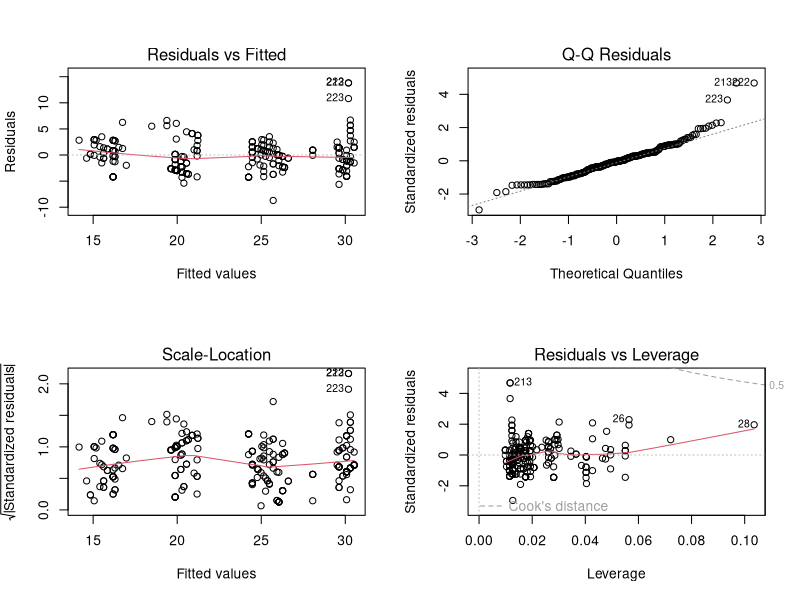
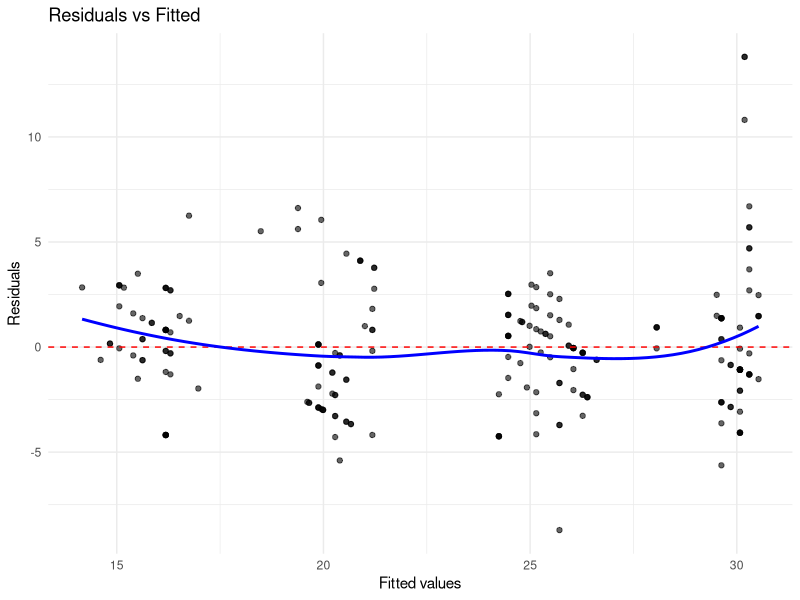
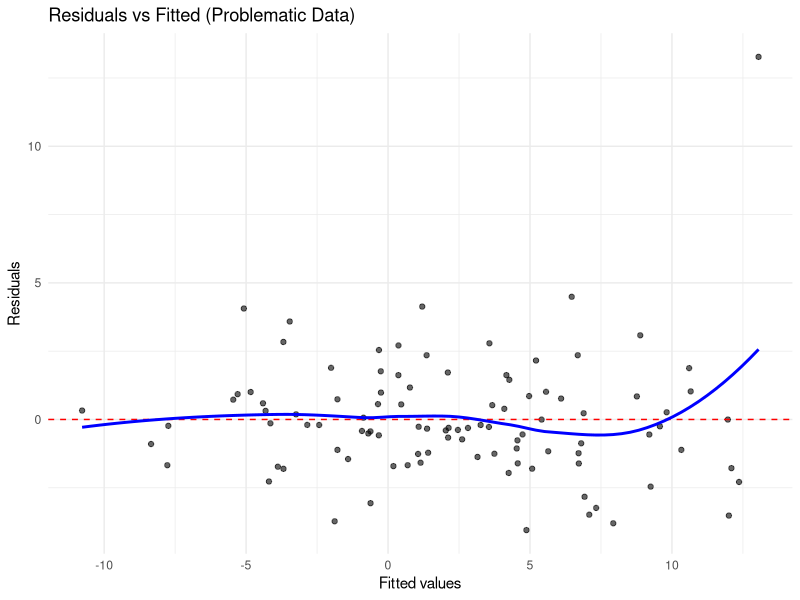
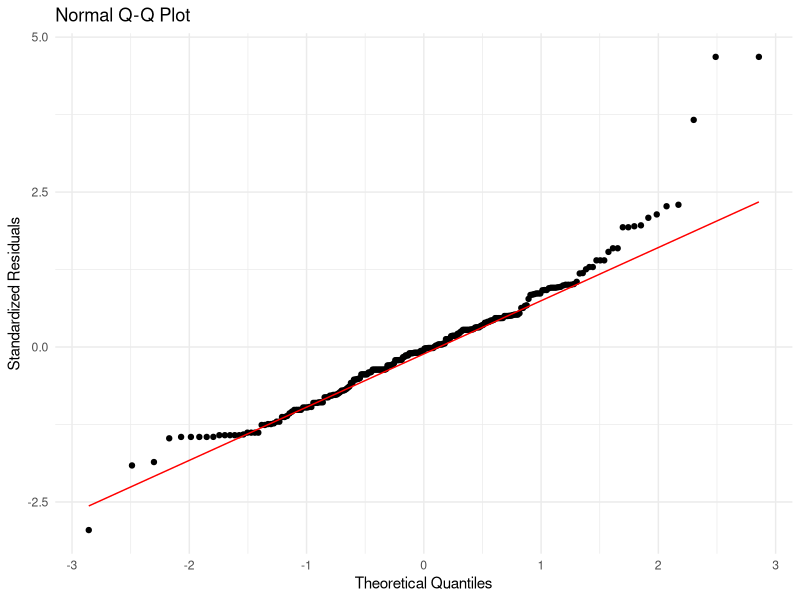
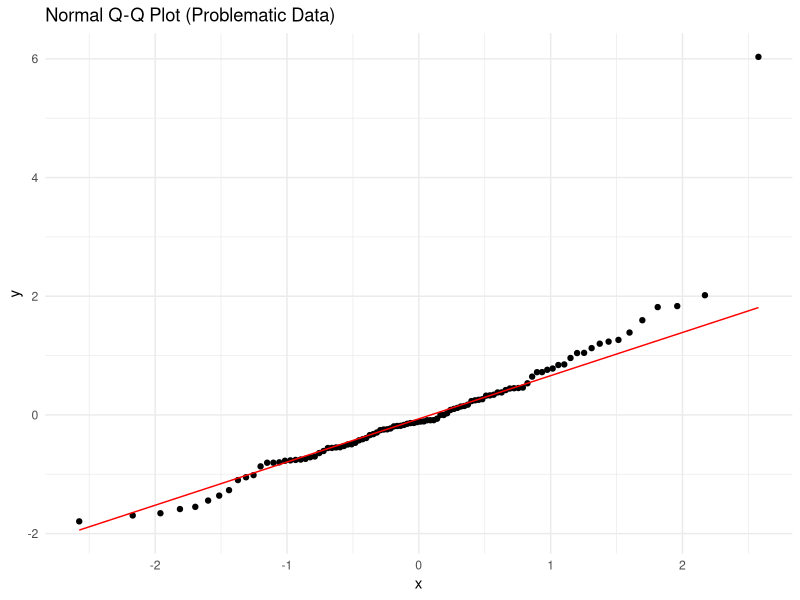
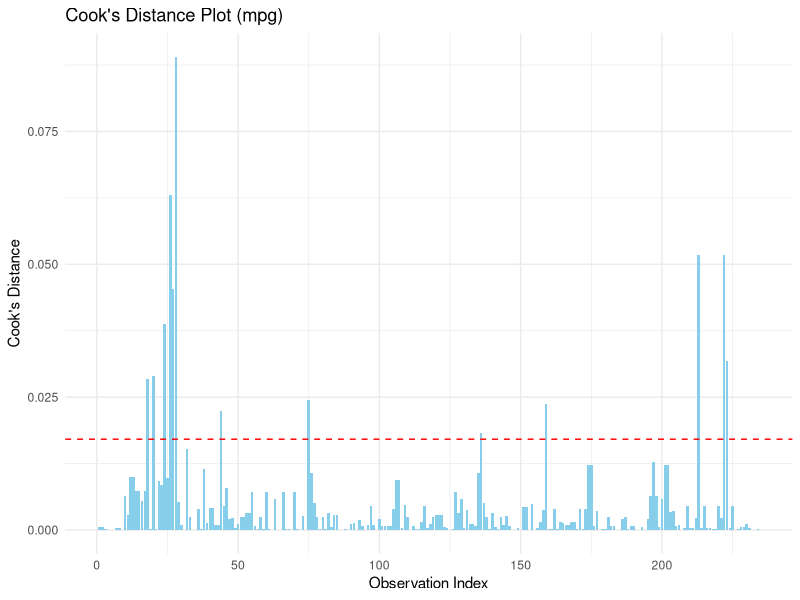
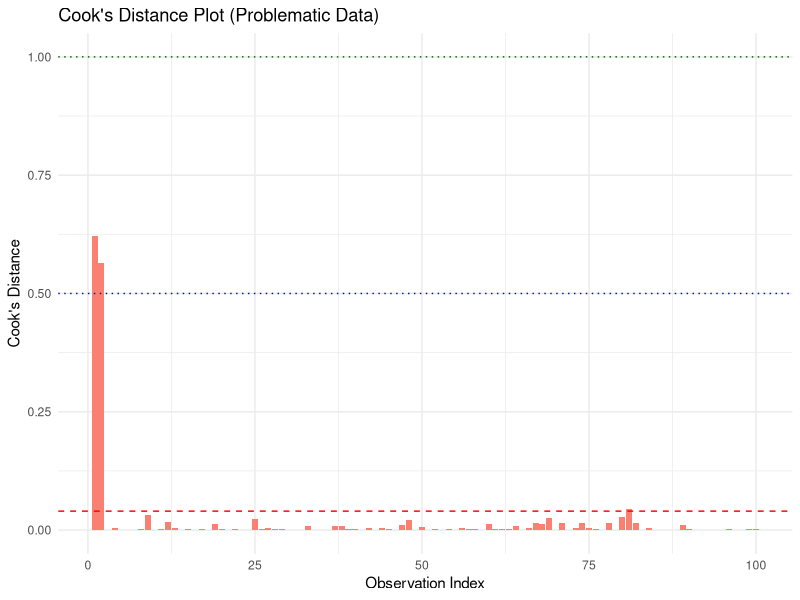

The R script that drew these images, in order:
## ---- chunk 1
library(tidyverse)
library(ggplot2)
library(car) # 需要 car 包提供 VIF 和其他诊断功能
# install.packages("car") # 如果尚未安装
library(broom) # 需要 broom 包的 augment 函数

# 回顾上周的 MLR 模型
# mpg 数据集已在 tidyverse 中
mlr_model_mpg <- lm(hwy ~ displ + cyl + drv, data = mpg)
summary(mlr_model_mpg)

# 为了演示，创建一个包含一些潜在问题的数据集
set.seed(42)
n_prob <- 100
x1_prob <- rnorm(n_prob)
x2_prob <- x1_prob * 0.8 + rnorm(n_prob, 0, 0.1) # 引入共线性
x3_prob <- rnorm(n_prob)
y_prob <- 2 + 3*x1_prob + 1*x2_prob - 2*x3_prob + rnorm(n_prob, 0, 2)
# 引入一个异常值/强影响点
y_prob[1] <- y_prob[1] + 15
x1_prob[2] <- x1_prob[2] + 4 # 引入一个高杠杆点
prob_data <- tibble(y = y_prob, x1 = x1_prob, x2 = x2_prob, x3 = x3_prob)
prob_model <- lm(y ~ x1 + x2 + x3, data = prob_data)
summary(prob_model)
## ---- chunk 2
        # 方法1: 使用基础 plot() 函数 (推荐，一次生成多个诊断图)
        par(mfrow = c(2, 2)) # 设置绘图区域为 2x2
        plot(mlr_model_mpg)
        par(mfrow = c(1, 1)) # 恢复默认绘图区域

        # plot(prob_model) # 对另一个模型进行诊断

        # 方法2: 手动提取残差和拟合值绘图 (使用 ggplot2)
        mpg_diag <- augment(mlr_model_mpg) # broom 包的 augment 函数提取诊断信息
        # glimpse(mpg_diag)

        ggplot(mpg_diag, aes(x = .fitted, y = .resid)) +
          geom_point(alpha = 0.6) +
          geom_hline(yintercept = 0, linetype = "dashed", color = "red") +
          geom_smooth(se = FALSE, color = "blue") + # 添加平滑曲线辅助观察模式
          labs(title = "Residuals vs Fitted", x = "Fitted values", y = "Residuals") +
          theme_minimal()

        # 对 prob_model 绘图
        prob_diag <- augment(prob_model)
        ggplot(prob_diag, aes(x = .fitted, y = .resid)) +
          geom_point(alpha = 0.6) +
          geom_hline(yintercept = 0, linetype = "dashed", color = "red") +
          geom_smooth(se = FALSE, color = "blue") +
          labs(title = "Residuals vs Fitted (Problematic Data)", x = "Fitted values", y = "Residuals") +
          theme_minimal()
        # 这个图可能显示出一些非随机模式或异常点
## ---- chunk 3
        # 方法1: 使用基础 plot() 函数 (第二个图)
        # plot(mlr_model_mpg)

        # 方法2: 使用 ggplot2
        ggplot(mpg_diag, aes(sample = .std.resid)) + # .std.resid 是标准化残差
          stat_qq() +
          stat_qq_line(color = "red") +
          labs(title = "Normal Q-Q Plot", x = "Theoretical Quantiles", y = "Standardized Residuals") +
          theme_minimal()

        # 对 prob_model 绘图
        ggplot(augment(prob_model), aes(sample = .std.resid)) +
          stat_qq() +
          stat_qq_line(color = "red") +
          labs(title = "Normal Q-Q Plot (Problematic Data)") +
          theme_minimal()
        # 这个图可能显示出偏离直线的情况，特别是尾部
## ---- chunk 4
        # 提取模型残差
        residuals_mpg <- residuals(mlr_model_mpg)
        residuals_prob <- residuals(prob_model)

        # 执行 Shapiro-Wilk 检验
        shapiro.test(residuals_mpg)
        shapiro.test(residuals_prob)

        # 解读:
        # 如果 P 值 > alpha (如 0.05)，则未能拒绝 H0，没有足够证据表明残差不正态。
        # 如果 P 值 < alpha，则拒绝 H0，认为残差不服从正态分布。
        # 注意：对于大样本量，即使轻微偏离正态，检验也可能显著 (P < 0.05)。此时应更侧重于 Q-Q 图的视觉判断。
## ---- chunk 5
        library(car)

        # 计算 mlr_model_mpg 的 VIF
        vif_mpg <- vif(mlr_model_mpg)
        print(vif_mpg)
        # 解读: displ 和 cyl 的 VIF 较高 (可能 > 5)，提示它们之间存在较强相关性，这符合预期。
        # drv 的 VIF 通常较低，因为它是一个因子。

        # 计算 prob_model 的 VIF
        vif_prob <- vif(prob_model)
        print(vif_prob)
        # 解读: x1 和 x2 的 VIF 可能非常高 (因为我们故意让它们相关)，提示严重共线性。
## ---- chunk 6
        # 方法1: 使用基础 plot() 函数 (通常是第 5 个图，Residuals vs Leverage，点的大小与 Cook's D 相关)
        # plot(mlr_model_mpg)
        # plot(prob_model) # 观察是否有远离中心且 Cook's D 轮廓线较大的点

        # 方法2: 直接计算 Cook's D
        cooks_mpg <- cooks.distance(mlr_model_mpg)
        cooks_prob <- cooks.distance(prob_model)

        # 找出 Cook's D 较大的点
        cutoff_mpg <- 4 / nrow(mpg)
        cutoff_prob <- 4 / nrow(prob_data)

        influential_mpg_indices <- which(cooks_mpg > cutoff_mpg)
        influential_prob_indices <- which(cooks_prob > cutoff_prob) # 或者用 > 0.5 或 > 1

        print(paste("Influential points in mpg model (indices):", toString(influential_mpg_indices)))
        print(paste("Influential points in prob model (indices):", toString(influential_prob_indices)))

        # 查看这些点的数据
        # mpg[influential_mpg_indices, ]
        # prob_data[influential_prob_indices, ]

        # 使用 ggplot2 可视化 Cook's D
        mpg_diag %>%
          mutate(obs_index = row_number()) %>%
          ggplot(aes(x = obs_index, y = .cooksd)) +
          geom_col(fill = "skyblue") + # 用柱状图显示
          geom_hline(yintercept = cutoff_mpg, color = "red", linetype = "dashed") +
          labs(title = "Cook's Distance Plot (mpg)", x = "Observation Index", y = "Cook's Distance") +
          theme_minimal()

        augment(prob_model) %>%
          mutate(obs_index = row_number()) %>%
          ggplot(aes(x = obs_index, y = .cooksd)) +
          geom_col(fill = "salmon") +
          geom_hline(yintercept = cutoff_prob, color = "red", linetype = "dashed") +
          geom_hline(yintercept = 0.5, color = "blue", linetype = "dotted") + # 添加 0.5 阈值线
          geom_hline(yintercept = 1, color = "darkgreen", linetype = "dotted") + # 添加 1 阈值线
          labs(title = "Cook's Distance Plot (Problematic Data)", x = "Observation Index", y = "Cook's Distance") +
          theme_minimal()
        # 观察是否有柱子超过阈值线，特别是我们引入问题的第 1 个点。
